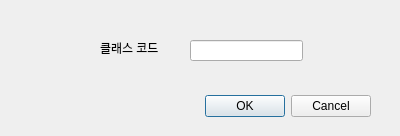
<?xml version="1.0" encoding="UTF-8"?>
<ui version="4.0">
 <class>Dialog</class>
 <widget class="QDialog" name="Dialog">
  <property name="geometry">
   <rect>
    <x>0</x>
    <y>0</y>
    <width>400</width>
    <height>136</height>
   </rect>
  </property>
  <property name="windowTitle">
   <string>Dialog</string>
  </property>
  <widget class="QDialogButtonBox" name="buttonBox">
   <property name="geometry">
    <rect>
     <x>30</x>
     <y>90</y>
     <width>341</width>
     <height>32</height>
    </rect>
   </property>
   <property name="orientation">
    <enum>Qt::Horizontal</enum>
   </property>
   <property name="standardButtons">
    <set>QDialogButtonBox::Cancel|QDialogButtonBox::Ok</set>
   </property>
  </widget>
  <widget class="QLineEdit" name="lineEdit_classCode">
   <property name="geometry">
    <rect>
     <x>190</x>
     <y>40</y>
     <width>113</width>
     <height>21</height>
    </rect>
   </property>
  </widget>
  <widget class="QLabel" name="label_classCode">
   <property name="geometry">
    <rect>
     <x>100</x>
     <y>40</y>
     <width>60</width>
     <height>16</height>
    </rect>
   </property>
   <property name="text">
    <string>클래스 코드</string>
   </property>
  </widget>
 </widget>
 <resources/>
 <connections>
  <connection>
   <sender>buttonBox</sender>
   <signal>accepted()</signal>
   <receiver>Dialog</receiver>
   <slot>accept()</slot>
   <hints>
    <hint type="sourcelabel">
     <x>248</x>
     <y>254</y>
    </hint>
    <hint type="destinationlabel">
     <x>157</x>
     <y>274</y>
    </hint>
   </hints>
  </connection>
  <connection>
   <sender>buttonBox</sender>
   <signal>rejected()</signal>
   <receiver>Dialog</receiver>
   <slot>reject()</slot>
   <hints>
    <hint type="sourcelabel">
     <x>316</x>
     <y>260</y>
    </hint>
    <hint type="destinationlabel">
     <x>286</x>
     <y>274</y>
    </hint>
   </hints>
  </connection>
 </connections>
</ui>
